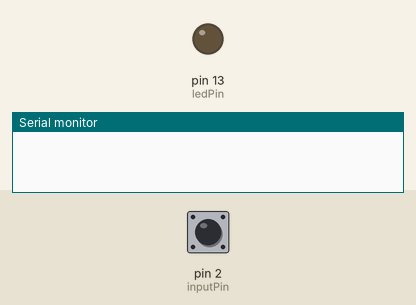
This sketch was run on a simulated Arduino Uno, built with avr-gcc and run on an emulated ATmega328P. Parts: output pins drawn as LEDs (lit = HIGH), the last lines printed to the serial monitor. Inputs (shaded band) come from the test bench; at power-on: pin 2 (inputPin) HIGH.

Above: at 1.2 s.
1.3 s: pin 2 (inputPin) pulled LOW for 0.15 s
At 2.3 s:
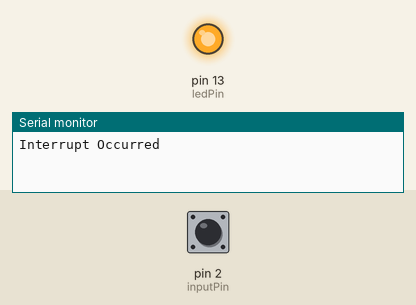
2.9 s: pin 2 (inputPin) pulled LOW for 1 s
At 3.6 s:
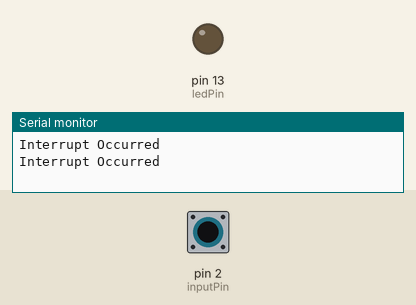
5.4 s: pin 2 (inputPin) pulled LOW for 3.2 s
At 6.7 s:
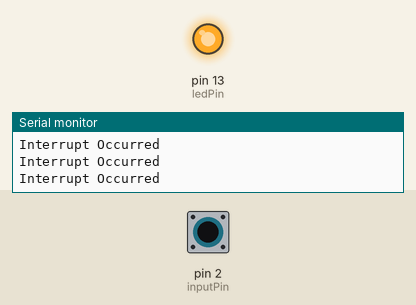
Timing chart, 0 to 8.4 s (numbered marks = the images above; inputs shaded):
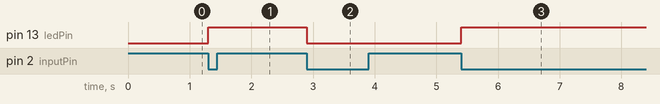

The sketch:

LedInterruptOne.ino
```cpp
/*
  Arduino Bootcamp
  - LED Reaction Game - Interrupt Demo - Part 1
  This circuit demonstrates how to setup and the execution of an interrupt.
  When a switch that is connected to interrupt pin 2 is pressed, it fires and interrupt which toggles the LED on pin 13
  by: Lee Assam
*/
const int ledPin = 13;
const int inputPin = 2;

void setup() {
  pinMode(ledPin, OUTPUT);
  //Attach the interrupt
  pinMode(inputPin, INPUT_PULLUP);

  // either 0 or 1 for arduino uno - this varies based on the board used
  // attachInterrupt takes in the digitalPinToInterrupt
  // 0 = pin 2 arduino uno
  // 1 = pin 3 arduino uno
  // arduino uno lets you run interrupts on pin 2 or 3 only


  // When signal falls from high to low then fire the function
  attachInterrupt(0, buttonPressed, FALLING);
  Serial.begin(9600);
}

void loop()
{ //nothing to perform here
}

void buttonPressed()
{
  Serial.println("Interrupt Occurred");
  if (digitalRead(ledPin))
    digitalWrite(ledPin, LOW);
  else
    digitalWrite(ledPin, HIGH);
}
```

Measured:
- after the input at 1.3 s, pin 13 (ledPin): LOW → HIGH at once
- after the input at 2.9 s, pin 13 (ledPin): HIGH → LOW at once
- after the input at 5.4 s, pin 13 (ledPin): LOW → HIGH at once
